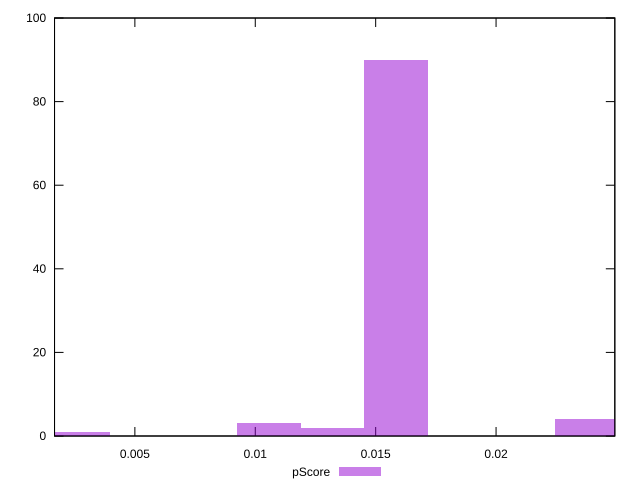

Here is the gnuplot script that generated this plot:
reset

$pScore <<EOF
0.015852973187709004 90
0.010568648791806003 3
0.023779459781563504 4
0.013210810989757503 2
0.0026421621979515007 1
EOF

set key outside below
set boxwidth 0.0026421621979515007
set xrange [0.0016636017153836558:0.02493181557551416]
set yrange [0:100]
set trange [0:100]
set style fill transparent solid 0.5 noborder
set terminal svg size 640, 490 enhanced background rgb 'white'
set output "report_00020_2021-02-19T21:17:38.612Z2/cumulative-layout-shift/samples/pages+cached+noadtech+nomedia/pScore/histogram.svg"

plot $pScore title "pScore" with boxes

reset
